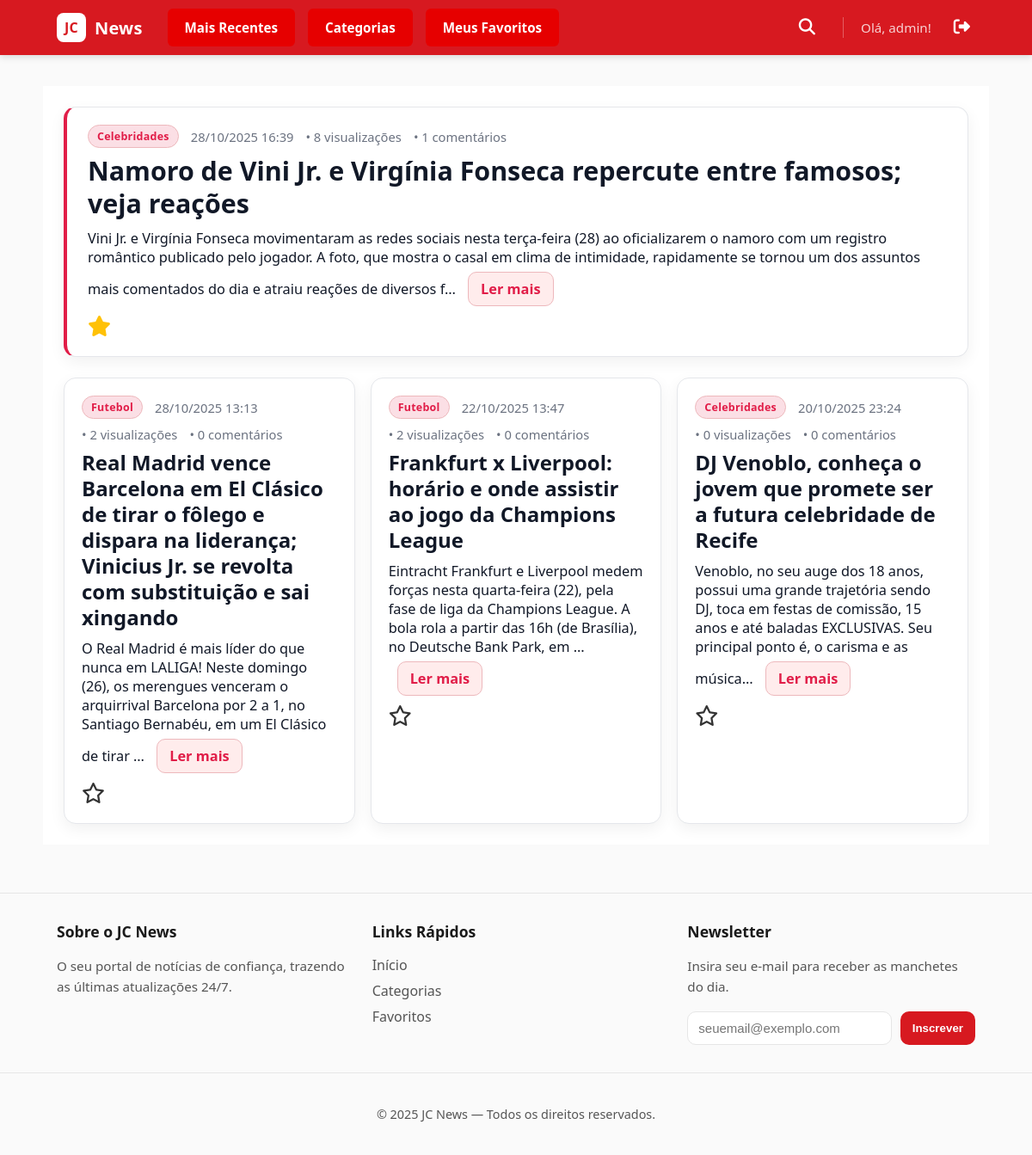
The app's page / (signed in) with its own data.
### app1/models.py (models this page shows, shortened)
class Noticia(models.Model):
    titulo = models.CharField(max_length=255)
    conteudo = models.TextField()
    data_publicacao = models.DateTimeField(auto_now_add=True)
    categoria = models.ForeignKey(
        Categoria, on_delete=models.SET_NULL, null=True, blank=True, related_name='noticias'
    )
    visualizacoes = models.PositiveIntegerField(default=0)
    favoritos = models.ManyToManyField(
        User,
        related_name='noticias_favoritas',
        blank=True
    )
    usuarios_que_visitaram = models.ManyToManyField(
        User,
        related_name='noticias_visualizadas',
        blank=True
    )

class Categoria(models.Model):
    nome = models.CharField(max_length=100, unique=True)

### app1/views.py (the view)
# urls.py: path("", HomeView.as_view(), name="home"),
class HomeView(View):
    def get(self, request):
        noticias = Noticia.objects.order_by('-data_publicacao')
        favoritos_ids = []
        if request.user.is_authenticated:
            favoritos_ids = request.user.noticias_favoritas.values_list('id', flat=True)
        context = {
            "form": SubscriptionForm(),
            "noticias": noticias,
            "favoritos_ids": favoritos_ids,
        }
        return render(request, "app1/home.html", context)

### app1/forms.py
class SubscriptionForm(forms.ModelForm):
    class Meta:
        model = NewsletterSubscription
        fields = ["email"]
        widgets = {
            "email": forms.EmailInput(
                attrs={
                    "placeholder": "seuemail@exemplo.com",
                    "required": True,
                    "class": "form-control",
                }
            )
        }

### app1/templates/app1/home.html (shortened to what this page needs)
{% extends 'app1/base.html' %}
{% load static %}
{% block content %}
<link rel="stylesheet" href="{% static 'app1/css/news.css' %}">
<section class="container">
  {% if query %}
    <h1>Resultados para “{{ query }}”</h1>
    {% if results and results|length %}
      <ul>
        {% for r in results %}
          <li>{{ r }}</li>
        {% endfor %}
      </ul>
    {% else %}
      <p>Nenhum resultado encontrado.</p>
    {% endif %}
  {% else %}
    {% if noticias %}
      {% with noticia_principal=noticias.0 %}
        <article class="noticia noticia--principal" id="noticia-{{ noticia_principal.id }}">
          <header class="noticia__cabecalho">
            {% if noticia_principal.categoria %}
              <span class="noticia__categoria">{{ noticia_principal.categoria.nome }}</span>
            {% endif %}
            <time datetime="{{ noticia_principal.data_publicacao|date:'c' }}">
              {{ noticia_principal.data_publicacao|date:"d/m/Y H:i" }}
            </time>
            <span>• {{ noticia_principal.visualizacoes }} visualizações</span>
            <span>• {{ noticia_principal.comentarios.count }} comentários</span>
          </header>
          <h2 class="noticia__titulo">{{ noticia_principal.titulo }}</h2>
          <div class="noticia__conteudo">
            {{ noticia_principal.conteudo|truncatechars:300 }}
            <a class="ler__mais" href="{% url 'app1:detalhe_noticia' noticia_principal.pk %}">Ler mais</a>
          </div>
          <div class="noticia__acoes">
              <form action="{% url 'app1:favoritar_noticia_view' noticia_principal.pk %}" method="POST" style="display:inline;">
                <button type="submit" class="btn-favorito {% if noticia_principal.id in favoritos_ids %}favoritado{% endif %}" aria-label="Favoritar">
                  {% if noticia_principal.id in favoritos_ids %}
                    <i class="fa-solid fa-star"></i>
                  {% else %}
                    <i class="fa-regular fa-star"></i>
                  {% endif %}
                </button>
              </form>
          </div>
        </article>
      {% endwith %}
      <section class="grid-noticias" aria-label="Mais notícias">
        {% for noticia in noticias|slice:"1:" %}
          <article class="noticia" id="noticia-{{ noticia.id }}">
            <header class="noticia__cabecalho">
              {% if noticia.categoria %}
                <span class="noticia__categoria">{{ noticia.categoria.nome }}</span>
              {% endif %}
              <time datetime="{{ noticia.data_publicacao|date:'c' }}">
                {{ noticia.data_publicacao|date:"d/m/Y H:i" }}
              </time>
              <span>• {{ noticia.visualizacoes }} visualizações</span>
              <span>• {{ noticia.comentarios.count }} comentários</span>
            </header>
            <h3 class="noticia__titulo">{{ noticia.titulo }}</h3>
            <div class="noticia__conteudo">
              {{ noticia.conteudo|truncatechars:180 }}
              <a class="ler__mais" href="{% url 'app1:detalhe_noticia' noticia.pk %}">Ler mais</a>
            </div>
            <div class="noticia__acoes">
              {% if user.is_authenticated %}
                <form action="{% url 'app1:favoritar_noticia_view' noticia.pk %}" method="POST" style="display:inline;">
                  <button type="submit" class="btn-favorito {% if noticia.id in favoritos_ids %}favoritado{% endif %}" aria-label="Favoritar">
                    {% if noticia.id in favoritos_ids %}
                      <i class="fa-solid fa-star"></i>
                    {% else %}
                      <i class="fa-regular fa-star"></i>
                    {% endif %}
                  </button>
                </form>
              {% endif %}
            </div>
          </article>
        {% endfor %}
      </section>
    {% else %}
      <h1>Bem-vindo ao site do Jc desenvolvido pelo grupo 13</h1>
      <p>Assim que os models de notícia estiverem prontos, listaremos aqui.</p>
    {% endif %}
  {% endif %}
</section>
{% endblock %}

### app1/templates/app1/base.html (shortened to what this page needs)
{% load static %}
<!DOCTYPE html>
<html lang="pt-br">
<head>
  <link rel="stylesheet" href="{% static 'app1/css/style.css' %}">
  <link rel="stylesheet" href="https://cdnjs.cloudflare.com/ajax/libs/font-awesome/6.5.1/css/all.min.css">
  <link rel="stylesheet" href="https://cdn.jsdelivr.net/npm/bootstrap-icons@1.11.3/font/bootstrap-icons.min.css">
</head>
<body>
  <header class="site-header">
    <div class="header-container header-content container">
      <a href="{% url 'app1:home' %}" class="brand" aria-label="Página Inicial">
        <span class="logo-mark">JC</span>
        <span class="logo-text">News</span>
      </a>
      <nav class="main-nav">
        <a class="nav-btn" href="{% url 'app1:home' %}">Mais Recentes</a>
        <a class="nav-btn" href="{% url 'app1:categorias' %}">Categorias</a>
        <a class="nav-btn" href="{% url 'app1:meus_favoritos' %}">Meus Favoritos</a>
      </nav>
      <div class="header-actions">
        <div class="search-wrapper">
          <button id="search-toggle" class="search-icon-btn" aria-label="Abrir busca">
            <i class="fa fa-search"></i>
          </button>
        </div>
        <div class="user-auth-links">
          {% if user.is_authenticated %}
            <span class="welcome-message">Olá, {{ user.username }}!</span>
            <form action="{% url 'logout' %}" method="post" class="logout-form" title="Sair">
              <button type="submit" class="auth-link logout-link" aria-label="Sair">
                <i class="fa-solid fa-right-from-bracket"></i>
              </button>
            </form>
          {% else %}
            <a href="{% url 'login' %}" class="auth-link">Login</a>
            <a href="{% url 'register' %}" class="auth-link register-link">Criar Conta</a>
          {% endif %}
        </div>
      </div>
    </div>
  </header>
  <main class="container page-content">
    {% block content %}{% endblock %}
  </main>
  <footer class="site-footer">
    <div class="footer-container container">
      <div class="footer-col">
        <h4>Sobre o JC News</h4>
        <p>O seu portal de notícias de confiança, trazendo as últimas atualizações 24/7.</p>
      </div>
      <div class="footer-col">
        <h4>Links Rápidos</h4>
        <ul class="footer-links">
          <li><a href="{% url 'app1:home' %}">Início</a></li>
          <li><a href="{% url 'app1:categorias' %}">Categorias</a></li>
          <li><a href="{% url 'app1:meus_favoritos' %}">Favoritos</a></li>
        </ul>
      </div>
      <div class="footer-col">
        <h4>Newsletter</h4>
        <p>Insira seu e-mail para receber as manchetes do dia.</p>
        {% if form %}
          <form action="{% url 'app1:subscribe' %}" method="post" class="footer-subscribe-form">
            {{ form.email }}
            <button type="submit" class="btn-primary">Inscrever</button>
          </form>
        {% endif %}
      </div>
    </div>
    <div class="footer-bottom">
      <p>&copy; {% now "Y" %} JC News — Todos os direitos reservados.</p>
    </div>
  </footer>
</body>
</html>

### app1/static/app1/css/style.css (style rules this page uses)
:root { --red:#d71920; --red-dark:#b1151b; --bg:#ffffff; --ink:#1a1a1a; --ink-weak:#555; --border:#e6e6e6; --bg-soft: #fafafa; }
* { box-sizing:border-box }
html,body { margin:0;padding:0;background:var(--bg-soft);color:var(--ink);font-family:system-ui,-apple-system,Segoe UI,Roboto,Ubuntu,Cantarell,"Helvetica Neue",Arial,sans-serif; min-height: 100vh; display: flex; flex-direction: column; }
.container { max-width:1100px;margin:0 auto;padding:0 16px }
a { text-decoration: none; }
.site-header { background:var(--red);color:#fff;position:sticky;top:0;z-index:100; box-shadow: 0 2px 8px rgba(0,0,0,.15); }
.header-content { display:flex;align-items:center;justify-content:space-between;height:64px; gap: 1.5rem; }
.brand { display:flex;align-items:center;gap:10px;text-decoration:none;color:#fff;font-weight:700;letter-spacing:.2px }
.logo-mark { display:inline-grid;place-items:center;width:34px;height:34px;border-radius:8px;background:#fff;color:var(--red);font-weight:900 }
.logo-text { font-size:20px }
.main-nav { display: flex; gap: 5px; }
.nav-btn { display: inline-block; padding: 10px 18px; margin: 0 5px; background-color: #e60000; color: #fff; font-weight: 600; font-size: 0.95rem; text-decoration: none; border-radius: 6px; transition: all 0.25s ease-in-out; border: 2px solid transparent; }
.header-actions { display: flex; align-items: center; gap: 1.5rem; margin-left: auto; }
.user-auth-links { display: flex; align-items: center; gap: 1.25rem; padding-left: 1.25rem; border-left: 1px solid rgba(255,255,255,.3); font-size: 0.95rem; font-weight: 500; }
.user-auth-links .welcome-message { color: rgba(255,255,255,.8); white-space: nowrap; }
.user-auth-links .auth-link { color: #fff; text-decoration: none; font-weight: 600; white-space: nowrap; }
.page-content { padding:24px 0; flex-grow: 1; }
.btn-primary { padding:10px 14px;border:none;border-radius:10px;background:var(--red);color:#fff;font-weight:600;cursor:pointer }
.site-footer { border-top:1px solid var(--border); padding: 32px 0 0 0; background:var(--bg-soft); color:var(--ink-weak); margin-top: 32px; }
.footer-container { display: grid; grid-template-columns: repeat(auto-fit, minmax(250px, 1fr)); gap: 2rem; }
.footer-col h4 { font-size: 1.1rem; font-weight: 700; color: var(--ink); margin-top: 0; margin-bottom: 1rem; }
.footer-col p { font-size: 0.95rem; margin-bottom: 1rem; line-height: 1.6; }
.footer-links { list-style: none; padding: 0; margin: 0; }
.footer-links li { margin-bottom: 0.5rem; }
.footer-links a { color: var(--ink-weak); text-decoration: none; }
.footer-subscribe-form { display: grid; grid-template-columns: 1fr auto; gap: 10px; margin-top: 1rem; }
.footer-subscribe-form input[type="email"] { padding: 10px 12px; border: 1px solid var(--border); border-radius: 10px; font-size: 15px; width: 100%; background: var(--bg); color: var(--ink); }
.footer-bottom { border-top: 1px solid var(--border); margin-top: 2rem; padding: 1.5rem 1.5rem; text-align: center; font-size: 0.9rem; color: var(--ink-weak); }
.logout-form { display: inline; }
.logout-form button { background: none; border: none; color: #ff4b4b; cursor: pointer; font-size: 1.2rem; transition: opacity 0.2s; }
.search-wrapper { position: relative; display: flex; align-items: center; }
.search-icon-btn { background: none; border: none; color: #fff; cursor: pointer; font-size: 1.2rem; padding: 8px; transition: transform 0.2s ease; }

### records on screen
Noticia: categoria.nome "Celebridades", data_publicacao "28/10/2025 16:39", visualizacoes "8", comentarios.count "1", titulo "Namoro de Vini Jr. e Virgínia Fonseca repercute entre famosos; veja reações", conteudo "Vini Jr. e Virgínia Fonseca movimentaram as redes sociais nesta terça-feira (28) ao oficializarem o namoro com um registro romântico publicado pelo jogador. A foto, que mostra o casal em clima de intimidade, rapidamente se tornou um dos assuntos mais comentados do dia e atraiu reações de diversos f…"
Noticia: categoria.nome "Futebol", data_publicacao "28/10/2025 13:13", visualizacoes "2", comentarios.count "0", titulo "Real Madrid vence Barcelona em El Clásico de tirar o fôlego e dispara na liderança; Vinicius Jr. se revolta com substituição e sai xingando", conteudo "O Real Madrid é mais líder do que nunca em LALIGA! Neste domingo (26), os merengues venceram o arquirrival Barcelona por 2 a 1, no Santiago Bernabéu, em um El Clásico de tirar …"
Noticia: categoria.nome "Futebol", data_publicacao "22/10/2025 13:47", visualizacoes "2", comentarios.count "0", titulo "Frankfurt x Liverpool: horário e onde assistir ao jogo da Champions League", conteudo "Eintracht Frankfurt e Liverpool medem forças nesta quarta-feira (22), pela fase de liga da Champions League. A bola rola a partir das 16h (de Brasília), no Deutsche Bank Park, em …"
Noticia: categoria.nome "Celebridades", data_publicacao "20/10/2025 23:24", visualizacoes "0", comentarios.count "0", titulo "DJ Venoblo, conheça o jovem que promete ser a futura celebridade de Recife", conteudo "Venoblo, no seu auge dos 18 anos, possui uma grande trajetória sendo DJ, toca em festas de comissão, 15 anos e até baladas EXCLUSIVAS. Seu principal ponto é, o carisma e as música…"

### other values on screen
{{ user.username }} "admin"
